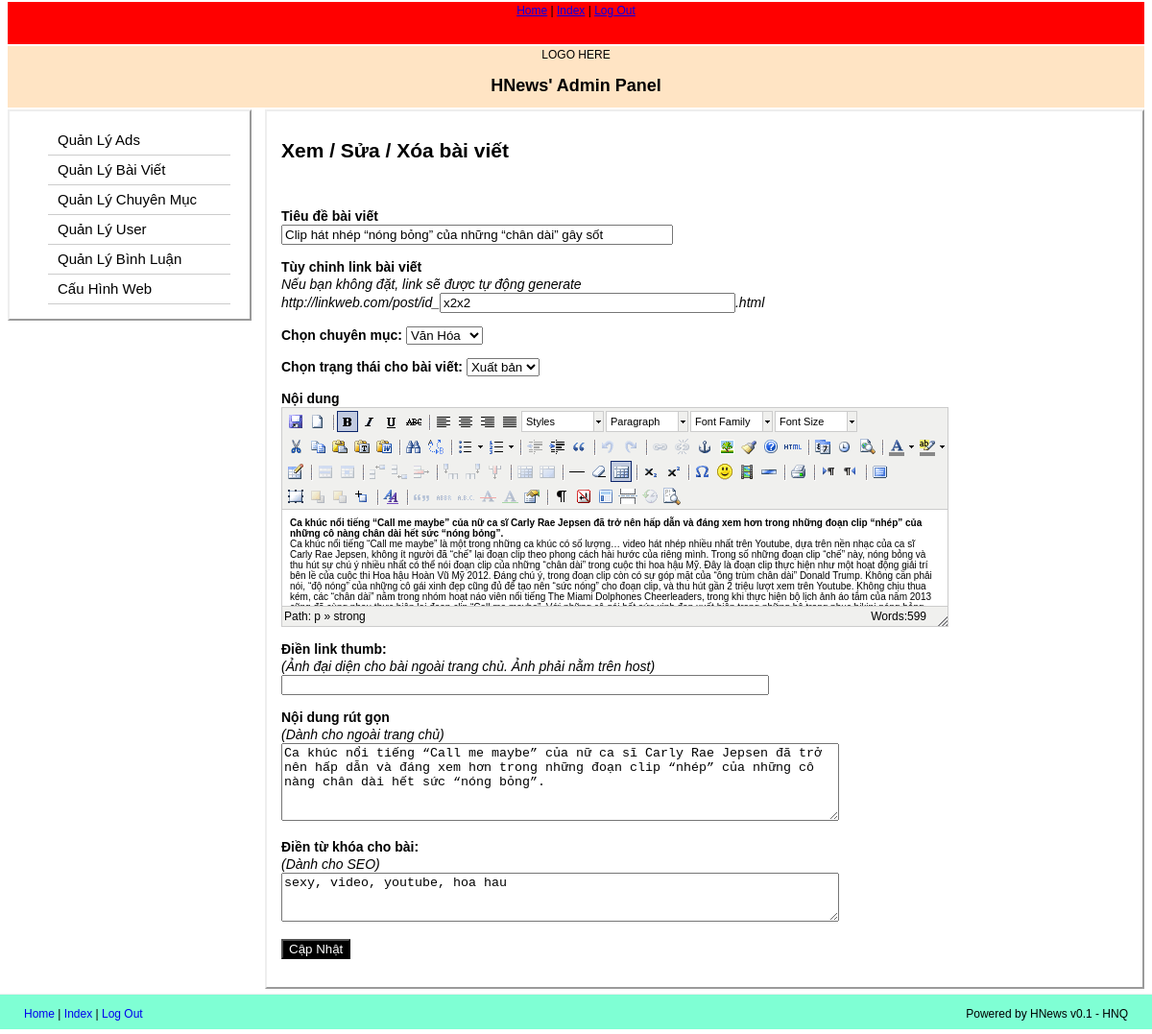
Page /assmin/index.php?admin=editnews&handle=edit&newsID=1 (signed in) on the committed database.
### tables this page shows
CREATE TABLE IF NOT EXISTS `post` (
  `id` int(11) NOT NULL AUTO_INCREMENT,
  `post_author` int(11) NOT NULL,
  `post_title` varchar(255) NOT NULL,
  `post_content` text NOT NULL,
  `thumb` varchar(255) NOT NULL,
  `post_excerpt` varchar(255) DEFAULT NULL,
  `category_id` int(11) NOT NULL,
  `post_date` datetime NOT NULL,
  `num_view` bigint(20) NOT NULL DEFAULT '0',
  `keyword` varchar(255) DEFAULT NULL,
  `num_comment` int(11) DEFAULT '0',
  `post_status` int(11) DEFAULT '0',
  `slug` varchar(255) NOT NULL,
  PRIMARY KEY (`id`)
);

### assmin/newsf/function.php (called while the page is built, shortened)
<?php
function edit($newsID) {
	$querynews = "SELECT * FROM post WHERE id=".$newsID;
	$resultnews = mysql_query($querynews) or die('Fuk');
	while ($row2 = mysql_fetch_array($resultnews)) {
			$title1 = $row2['post_title'];
			$thumb1 = $row2['thumb'];
			$excerpt1 = $row2['post_excerpt'];
			$catID1 = $row2['category_id'];
			$kw1 = $row2['keyword'];
			$status1 = $row2['post_status'];
			$slug1 = $row2['slug'];
		}
	include ('formedit.php');
}
	?>

### assmin/newsf/formedit.php (the view, shortened to what this page needs)
<div id='add-new' style='display: block'>
	<form method="post" action="index.php?admin=editnews&handle=suabai">
		<p><strong>Tiêu đề bài viết</strong><br /> <input type='text' name='tieude' id='tieude' style='width: 400px' value='<?php echo $title1; ?>' onchange='generateslug();'></p>
		<p><strong>Tùy chỉnh link bài viết</strong><br /><em>Nếu bạn không đặt, link sẽ được tự động generate</em><br /> <em>http://linkweb.com/post/id_</em><input type='text' name='slug' id='slug' style='width: 300px' value='<?php echo $slug1; ?>'><em>.html</em></p>
		<p><strong>Chọn chuyên mục: </strong>
			<?php
			echo "<select name='chuyenmuc' id='chuyenmuc'>";
			$query = "SELECT * FROM category";
			$result = mysql_query($query) or die ('Fuck');
			while ($row = mysql_fetch_array($result)) {
				if($catID1 == $row['id']) {
					echo "<option value='".$row['id']."' selected>".$row['category_name']."</option>";
				} else {
					echo "<option value='".$row['id']."'>".$row['category_name']."</option>";
				}
			}
			echo "</select>";
			?>
		</p>
		<p><strong>Chọn trạng thái cho bài viết:</strong>
			<select name='trangthai' id='trangthai'>
				<?php
				if($status1 == 1) {
					echo "<option value='0'>Nháp</option>
				<option value='1' selected>Xuất bản</option>";
				} else {
					echo "<option value='0' selected>Nháp</option>
				<option value='1'>Xuất bản</option>";
				}
				?>
			</select>
		</p>
		<p><strong>Nội dung</strong><br /> <textarea name='noidung' class='hText2' id='noidung'><?php echo $noidung1; ?></textarea></p>
		<p><strong>Điền link thumb: </strong><br /><em>(Ảnh đại diện cho bài ngoài trang chủ. Ảnh phải nằm trên host)</em><br /><input type='text' name='thumb' id='thumb' style='width: 500px' value='<?php echo $thumb1; ?>'></p>
		<p><strong>Nội dung rút gọn</strong><br /><em>(Dành cho ngoài trang chủ)</em><br /><textarea name='rutgon' id='rutgon' wrap=hard cols=70 rows=5><?php echo $excerpt1; ?></textarea></p>
		<p><strong>Điền từ khóa cho bài: </strong><br /><em>(Dành cho SEO)</em><br /><textarea name='tukhoa' id='tukhoa' cols=70 rows=3><?php echo $kw1; ?></textarea></p>
		<p><input type='submit' value='Cập Nhật' style='color: white; background: black'></p>
	</form>
</div>

### css/styles.css (style rules this page uses)
body { font-family: Arial, Tahoma, Calibri, Sans-serif; font-size: 12px; text-align: center; }
html, body { margin: 0px; padding: 0px; }

### assmin/tiny_mce/themes/advanced/skins/default/content.css (style rules this page uses)
body, td, pre { color:#000; font-family:Verdana, Arial, Helvetica, sans-serif; font-size:10px; margin:8px; }
body { background:#FFF; }

### rows in the picture
post: tieude "Clip hát nhép “nóng bỏng” của những “chân dài” gây sốt", slug "x2x2", trangthai "Xuất bản", rutgon "Ca khúc nổi tiếng “Call me maybe” của nữ ca sĩ Carly Rae Jepsen đã trở nên hấp dẫn và đáng xem hơn trong những đoạn clip “nhép” của những cô nàng chân dài hết sức “nóng bỏng”.", tukhoa "sexy, video, youtube, hoa hau"

### other values in the picture
form field chuyenmuc "Văn Hóa"
